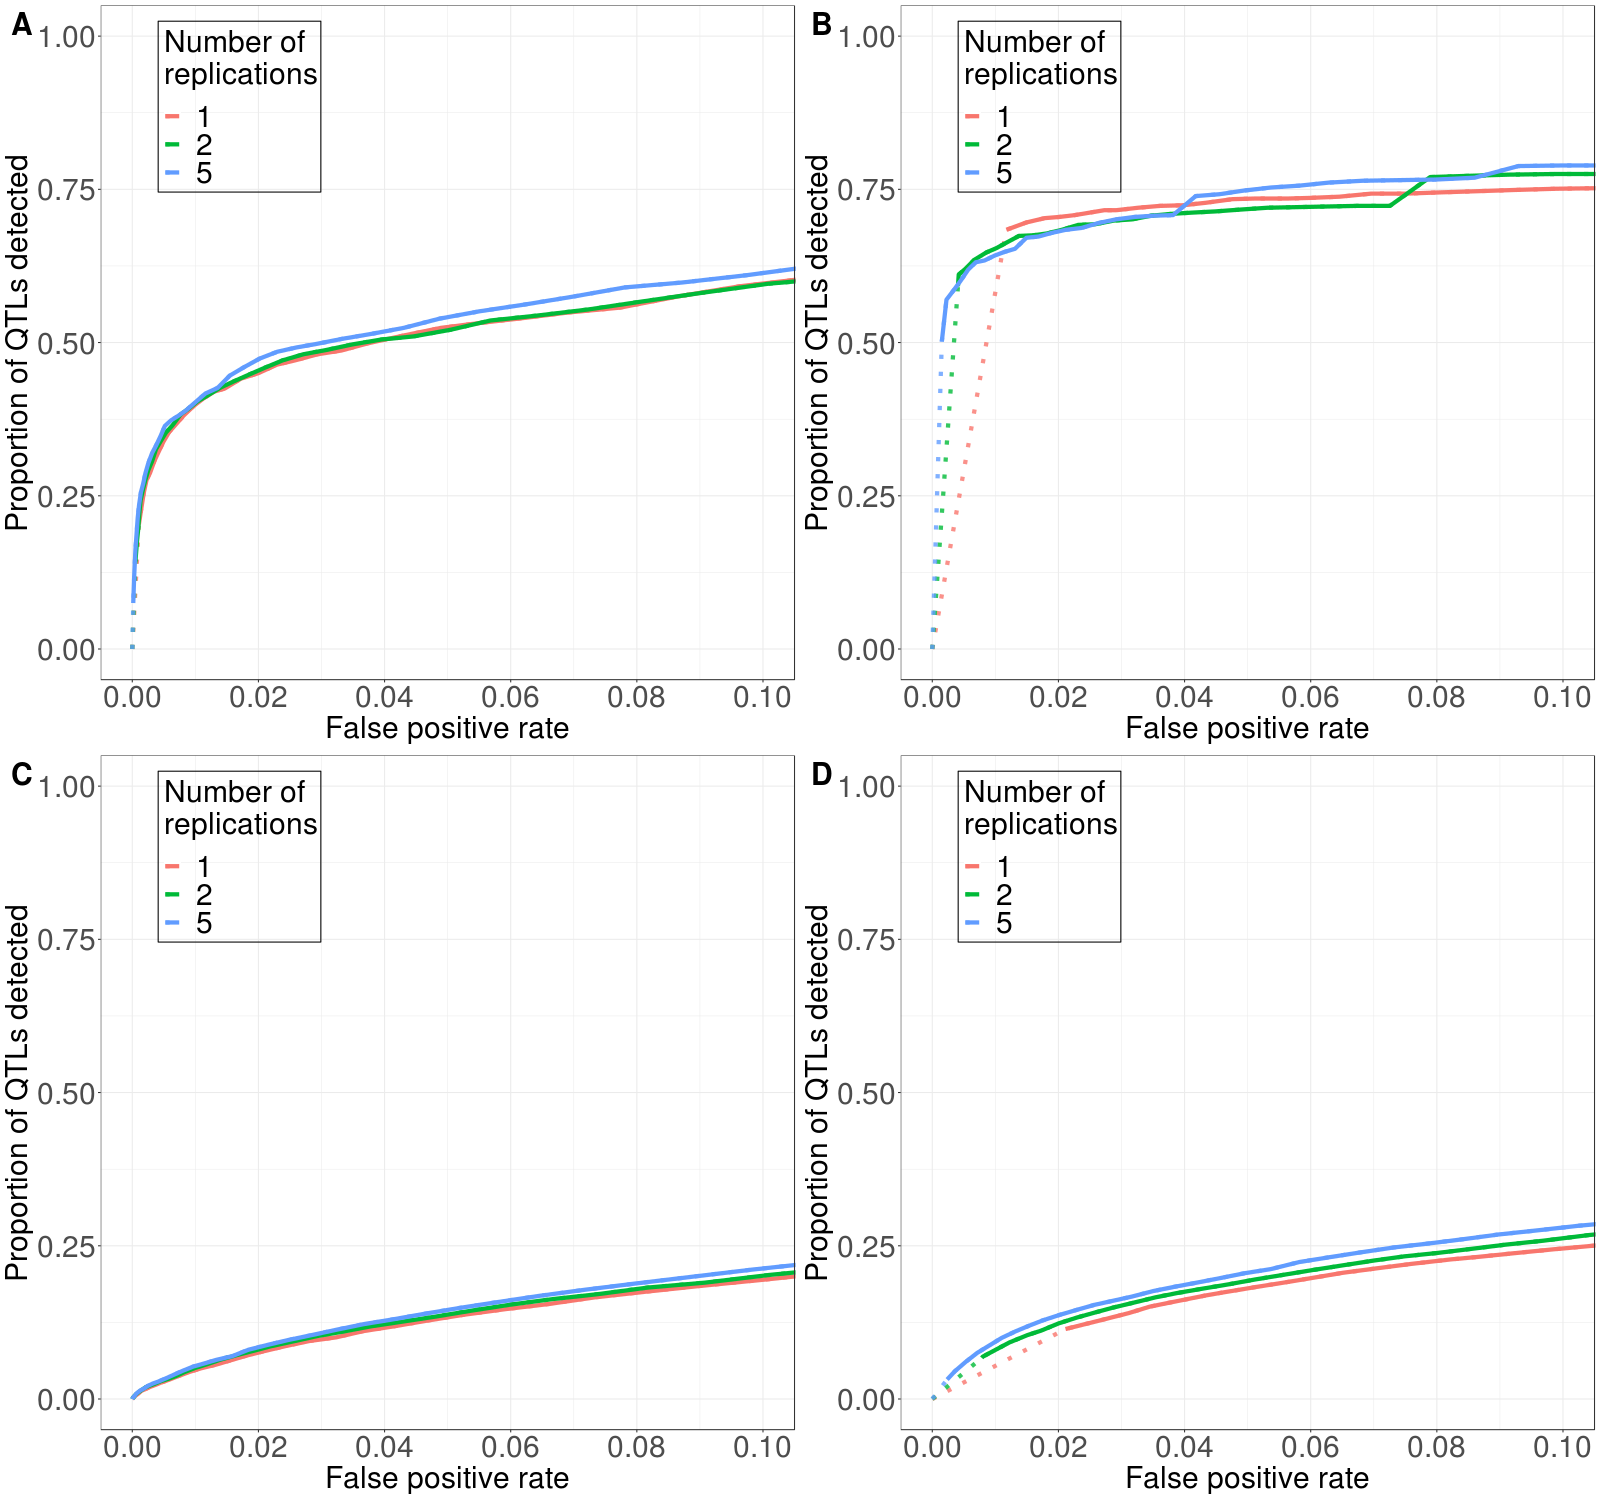

The R source for this figure:
## figure added for revision: comparison among different experimental designs #####

rm(list=ls(all=TRUE))

setwd("/fs/cbsubscb10/storage/rl683/TemporalScan/")
filenames <- c("NQTL10", "NQTL100")
n_qtls <-c(10, 100)
n_gens <- c(9, 4)
for (k in 1:2){
  n_gen <- n_gens[k]
  for (i in 1:2){
    n_qtl <- n_qtls[i]
    filename <- filenames[i]
    path <- paste0("Simulations/", filename, "/")
    for (j in 1:100){
      roc_temp_1 <- read_csv(paste0(path, "SimRep", j, "/ExpRepMinus1/ROC_AllTimepoints_NGen", n_gen+1, "_TransformedD.txt"))[,1:3] %>%
        mutate(n_rep=1)
      roc_temp_2 <- read_csv(paste0(path, "SimRep", j, "/ExpRepMinus2/ROC_AllTimepoints_NGen", n_gen+1, "_TransformedD.txt"))[,1:3] %>%
        mutate(n_rep=2)
      roc_temp_5 <- read_csv(paste0(path, "SimRep", j, "/ExpRepMinus5/ROC_AllTimepoints_NGen", n_gen+1, "_TransformedD.txt"))[,1:3] %>%
        mutate(n_rep=5)
      roc_temp <- rbind(roc_temp_1, roc_temp_2, roc_temp_5)
      colnames(roc_temp) <- c("Proportion_of_genetic_variance_in_gen_1", "Proportion_of_QTL_detected_weighted", "False_positive_rate", "n_rep")
      length <- dim(roc_temp)[1]/3
      roc_temp <- bind_cols(roc_temp, n=rep(1:length,3), filename=rep(filename,length*3), n_gen=rep(n_gen, length*3), n_qtl=rep(n_qtl, length*3))
      if (i==1&j==1&k==1){
        roc <- roc_temp
      } else {
        roc <- bind_rows(roc, roc_temp)
      }
    }
  }
}


roc_final <- group_by(roc, n, filename, n_gen, n_rep, n_qtl) %>%
  summarise(Proportion_of_genetic_variance_in_gen_1 = mean(Proportion_of_genetic_variance_in_gen_1), Proportion_of_QTL_detected_weighted = mean(Proportion_of_QTL_detected_weighted), False_positive_rate=mean(False_positive_rate))

i=1
for (j in c(10, 100)){
  for (k in c(4, 9)){
    p <- filter(roc_final, n_qtl==j, n_gen==k) %>%
      ggplot(aes(False_positive_rate,Proportion_of_QTL_detected_weighted, color=factor(n_rep, levels = c(1,2,5), labels = c("1", "2", "5")))) +
      geom_line(size = 2, alpha = 0.8, linetype="dotted") + 
      geom_line(data=filter(roc_final, n_qtl==j, n_gen==k, False_positive_rate>0, Proportion_of_QTL_detected_weighted>0), size = 2, alpha = 1) + 
      scale_x_continuous(breaks = seq(0,0.1,0.02)) + 
      scale_y_continuous(limits = c(0,1)) + 
      coord_cartesian(xlim = c(0,0.1)) +
      xlab("False positive rate") +
      ylab("Proportion of QTLs detected") +
      theme_bw() +
      theme(axis.title = element_text(size = 30)) +
      theme(axis.text=element_text(size=30)) +
      theme(text = element_text(size=30)) +
      ggtitle(NULL) +
      theme(legend.position = c(0.2, 0.85)) +
      theme(legend.text=element_text(size=30)) +
      theme(legend.background = element_rect(fill = "transparent", color="black")) +
      guides(color=guide_legend(title="Number of \nreplications", order = 1)) +
      theme(legend.box = "horizontal") +
      theme(axis.title = element_text(size = 30)) +
      theme(axis.text=element_text(size=30))
    assign(paste0("p", i), p)
    i=i+1
  }
}

library(cowplot)
figure_r1 <- plot_grid(p1, p2, p3, p4, labels=c("A", "B", "C", "D"), nrow = 2, label_size=30)

png("~/evolve-resequence-simulation/Figures/figure_r1.png", width = 800*2, height = 750*2, units = "px", pointsize = 20)
print(figure_r1)
dev.off()

